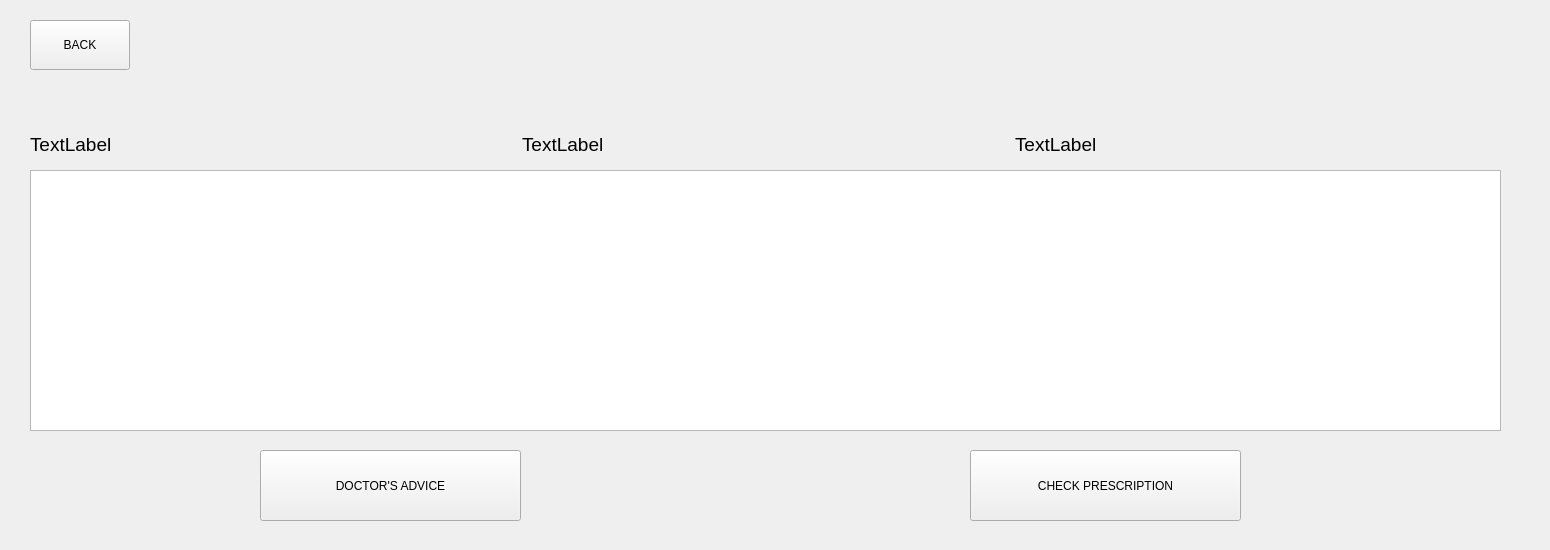
<?xml version="1.0" encoding="UTF-8"?>
<ui version="4.0">
 <class>casedialog</class>
 <widget class="QWidget" name="casedialog">
  <property name="geometry">
   <rect>
    <x>0</x>
    <y>0</y>
    <width>1550</width>
    <height>550</height>
   </rect>
  </property>
  <property name="windowTitle">
   <string>Form</string>
  </property>
  <widget class="QPushButton" name="pushButton">
   <property name="geometry">
    <rect>
     <x>30</x>
     <y>20</y>
     <width>100</width>
     <height>50</height>
    </rect>
   </property>
   <property name="text">
    <string>BACK</string>
   </property>
  </widget>
  <widget class="QTextEdit" name="textEditResult">
   <property name="geometry">
    <rect>
     <x>30</x>
     <y>170</y>
     <width>1471</width>
     <height>261</height>
    </rect>
   </property>
  </widget>
  <widget class="QPushButton" name="insturctions">
   <property name="geometry">
    <rect>
     <x>260</x>
     <y>450</y>
     <width>261</width>
     <height>71</height>
    </rect>
   </property>
   <property name="text">
    <string>DOCTOR'S ADVICE</string>
   </property>
  </widget>
  <widget class="QPushButton" name="prescription">
   <property name="geometry">
    <rect>
     <x>970</x>
     <y>450</y>
     <width>271</width>
     <height>71</height>
    </rect>
   </property>
   <property name="text">
    <string>CHECK PRESCRIPTION</string>
   </property>
  </widget>
  <widget class="QWidget" name="horizontalLayoutWidget">
   <property name="geometry">
    <rect>
     <x>30</x>
     <y>119</y>
     <width>1471</width>
     <height>51</height>
    </rect>
   </property>
   <layout class="QHBoxLayout" name="horizontalLayout">
    <item>
     <widget class="QLabel" name="labelDoctor">
      <property name="text">
       <string>&lt;html&gt;&lt;head/&gt;&lt;body&gt;&lt;p&gt;&lt;span style=&quot; font-size:14pt;&quot;&gt;TextLabel&lt;/span&gt;&lt;/p&gt;&lt;/body&gt;&lt;/html&gt;</string>
      </property>
     </widget>
    </item>
    <item>
     <widget class="QLabel" name="labelDate">
      <property name="text">
       <string>&lt;html&gt;&lt;head/&gt;&lt;body&gt;&lt;p&gt;&lt;span style=&quot; font-size:14pt;&quot;&gt;TextLabel&lt;/span&gt;&lt;/p&gt;&lt;/body&gt;&lt;/html&gt;</string>
      </property>
     </widget>
    </item>
    <item>
     <widget class="QLabel" name="labelDep">
      <property name="text">
       <string>&lt;html&gt;&lt;head/&gt;&lt;body&gt;&lt;p&gt;&lt;span style=&quot; font-size:14pt;&quot;&gt;TextLabel&lt;/span&gt;&lt;/p&gt;&lt;/body&gt;&lt;/html&gt;</string>
      </property>
     </widget>
    </item>
   </layout>
  </widget>
 </widget>
 <resources/>
 <connections/>
</ui>
